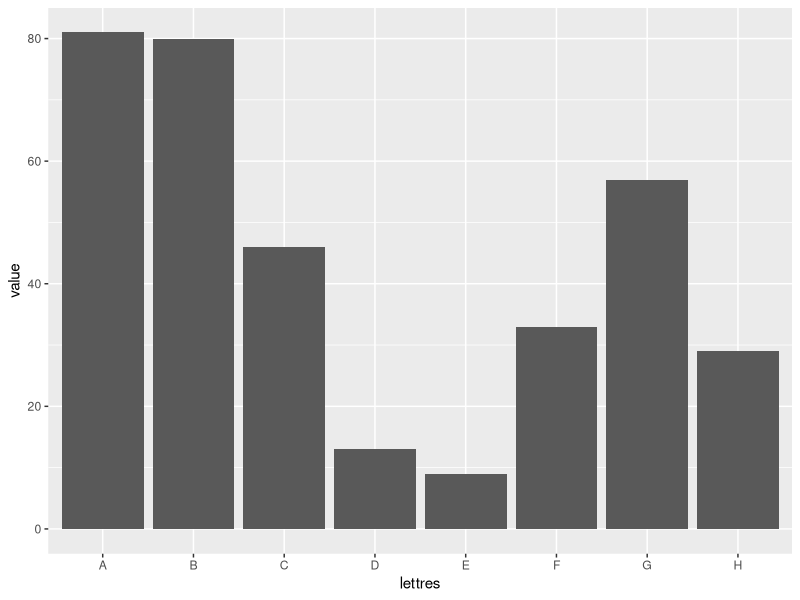

This chart was generated by the following R code:
## ---- chunk 1
options(tinytex.verbose = TRUE)
knitr::opts_chunk$set(
	echo = TRUE,
	warning = TRUE,
	comment = ""
)
require(ggplot2)
require(tidyverse)
## ---- chunk 2

## ---- chunk 3

## ---- chunk 4

mondf <- tibble(lettres=LETTERS[1:8],value=sample(1:100,8))
mondf
ggplot(mondf,aes(x=lettres,y=value))+geom_bar(stat="identity")

